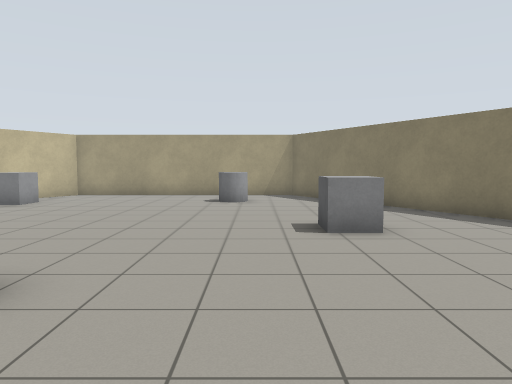
view 1 (above)

12 first-person views from a walk through a world built for the Gazebo simulator. The camera is 1.2 m above the floor, tilts 4° down and sees 70° across. The floor is counted in squares, 1 m on a side. Each view is taken from the middle of a square. On the plan, view 1 faces up. The plan holds only what a view shows up to about 14 squares ahead; the rest is blank.

view 2
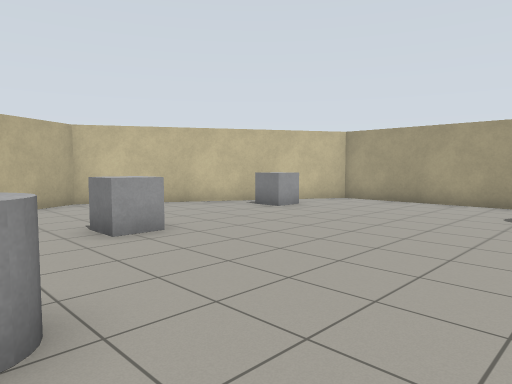

view 3
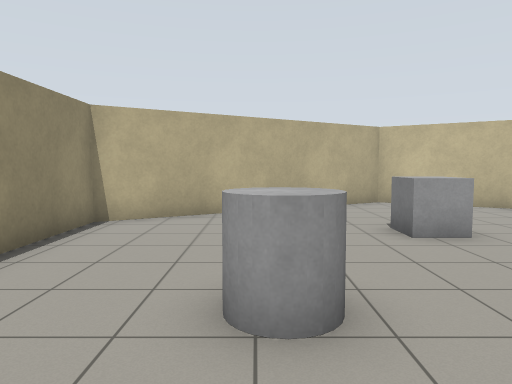

view 4
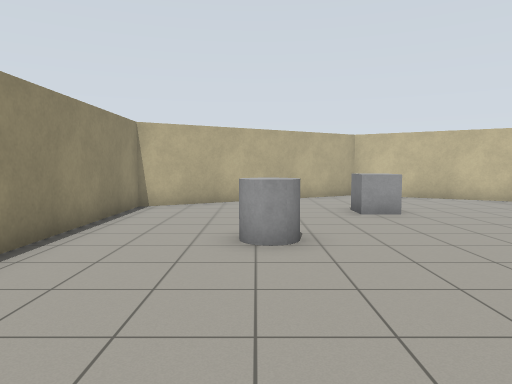

view 5
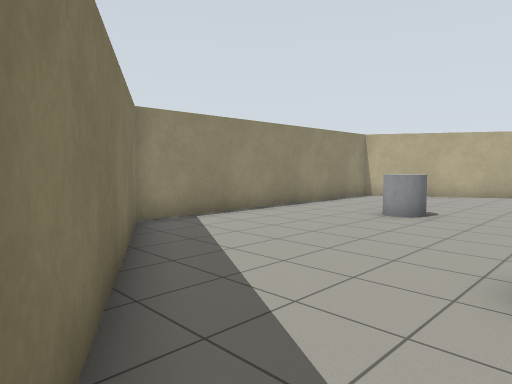

view 6
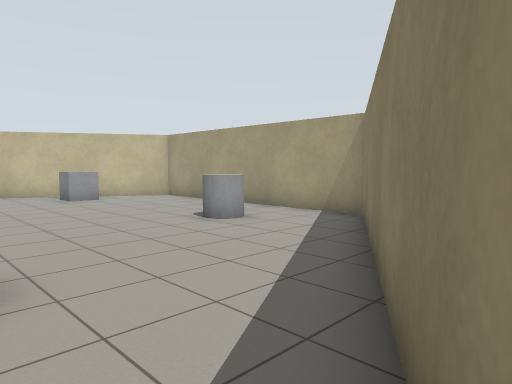

view 7
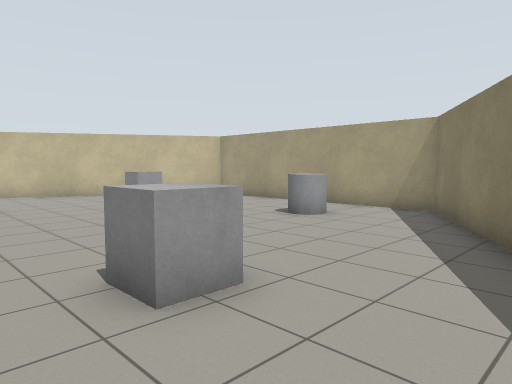

view 8
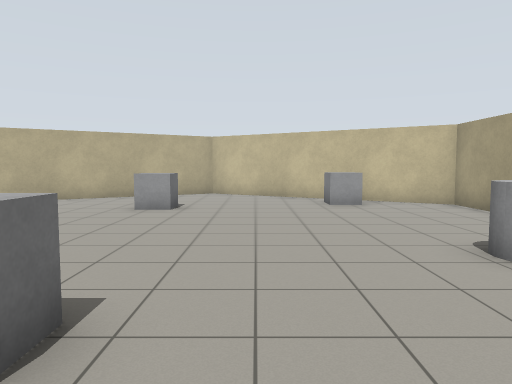

view 9
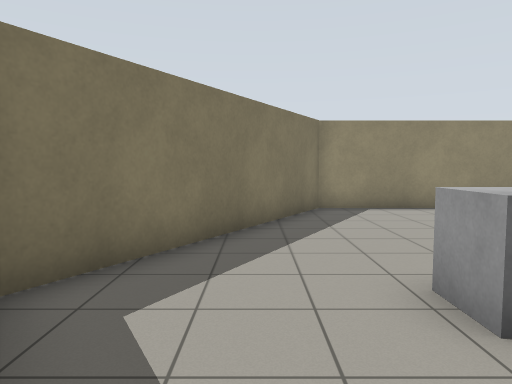

view 10
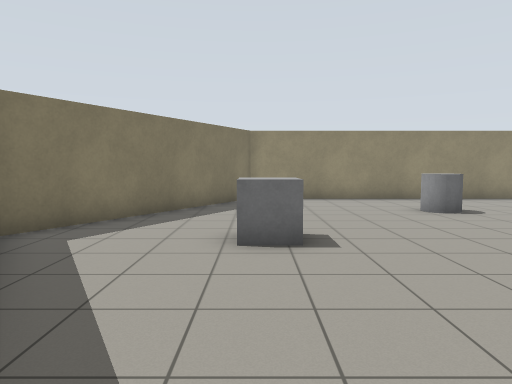

view 11
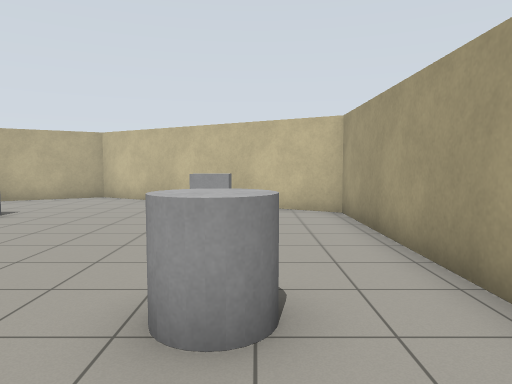

view 12
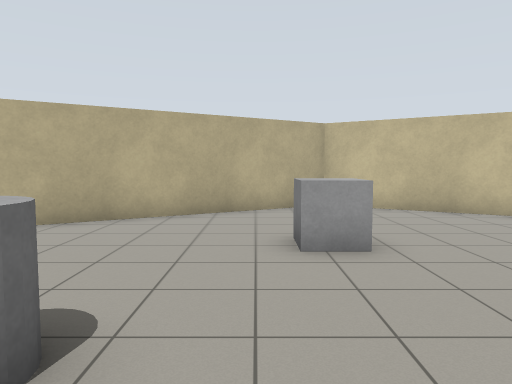

### Floor plan
Points are (right, up) in squares from view 1. A wall is a line through its corners. A room is listed if a view was taken in it or the views show most of it. See-through windows are left out.
Room 1 (views 1, 2, 3, 4, 5, 6, 7, 8, 9, 10, 11, 12)
walls: (5.9, 7.8) (1.5, 15.2) (-7.4, 15.2) (-12.2, 7.1) (-7.8, -0.5) (2.2, -0.5) (6.4, 6.9)
objects: grey box (-8, 12); grey box (-7, 6) to (-6, 6); grey cylinder (-3, 3); grey cylinder (-1, 12) to (-1, 13); grey box (2, 7)

Where each view was taken, in squares from view 1:
view 1: 0 up, 0 right, facing up
view 2: 3 up, 0 right, facing up-left
view 3: 3 up, 0 right, facing left
view 4: 3 up, 3 right, facing left
view 5: 7 up, 6 right, facing down-left
view 6: 7 up, 6 right, facing up-left
view 7: 5 up, 5 right, facing up-left
view 8: 9 up, 4 right, facing left
view 9: 10 up, 4 right, facing down
view 10: 13 up, 2 right, facing down
view 11: 13 up, 2 right, facing left
view 12: 5 up, 1 left, facing left
